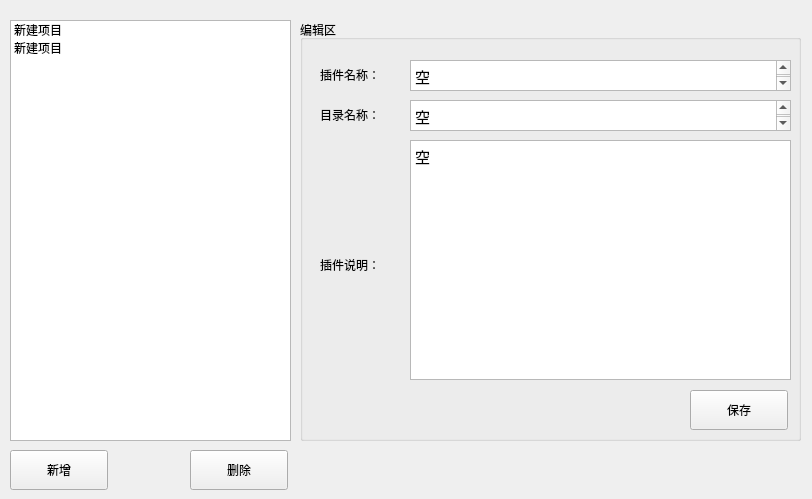
<?xml version="1.0" encoding="UTF-8"?>
<ui version="4.0">
 <class>SpiderManage</class>
 <widget class="QMainWindow" name="SpiderManage">
  <property name="geometry">
   <rect>
    <x>0</x>
    <y>0</y>
    <width>812</width>
    <height>499</height>
   </rect>
  </property>
  <property name="windowTitle">
   <string>插件管理</string>
  </property>
  <widget class="QWidget" name="centralwidget">
   <widget class="QListWidget" name="lvPluginList">
    <property name="geometry">
     <rect>
      <x>10</x>
      <y>20</y>
      <width>281</width>
      <height>421</height>
     </rect>
    </property>
    <item>
     <property name="text">
      <string>新建项目</string>
     </property>
    </item>
    <item>
     <property name="text">
      <string>新建项目</string>
     </property>
    </item>
   </widget>
   <widget class="QPushButton" name="btnNew">
    <property name="geometry">
     <rect>
      <x>10</x>
      <y>450</y>
      <width>98</width>
      <height>40</height>
     </rect>
    </property>
    <property name="text">
     <string>新增</string>
    </property>
   </widget>
   <widget class="QPushButton" name="btnDelete">
    <property name="geometry">
     <rect>
      <x>190</x>
      <y>450</y>
      <width>98</width>
      <height>40</height>
     </rect>
    </property>
    <property name="text">
     <string>删除</string>
    </property>
   </widget>
   <widget class="QGroupBox" name="groupBox">
    <property name="geometry">
     <rect>
      <x>300</x>
      <y>20</y>
      <width>501</width>
      <height>421</height>
     </rect>
    </property>
    <property name="title">
     <string>编辑区</string>
    </property>
    <widget class="QLabel" name="label">
     <property name="geometry">
      <rect>
       <x>20</x>
       <y>40</y>
       <width>81</width>
       <height>30</height>
      </rect>
     </property>
     <property name="text">
      <string>插件名称：</string>
     </property>
    </widget>
    <widget class="QTextEdit" name="txtPluginName">
     <property name="geometry">
      <rect>
       <x>110</x>
       <y>40</y>
       <width>381</width>
       <height>31</height>
      </rect>
     </property>
     <property name="html">
      <string>&lt;!DOCTYPE HTML PUBLIC &quot;-//W3C//DTD HTML 4.0//EN&quot; &quot;http://www.w3.org/TR/REC-html40/strict.dtd&quot;&gt;
&lt;html&gt;&lt;head&gt;&lt;meta name=&quot;qrichtext&quot; content=&quot;1&quot; /&gt;&lt;style type=&quot;text/css&quot;&gt;
p, li { white-space: pre-wrap; }
&lt;/style&gt;&lt;/head&gt;&lt;body style=&quot; font-family:'文泉驿等宽微米黑'; font-size:11pt; font-weight:400; font-style:normal;&quot;&gt;
&lt;p style=&quot; margin-top:0px; margin-bottom:0px; margin-left:0px; margin-right:0px; -qt-block-indent:0; text-indent:0px;&quot;&gt;空&lt;/p&gt;&lt;/body&gt;&lt;/html&gt;</string>
     </property>
    </widget>
    <widget class="QTextEdit" name="txtDirName">
     <property name="geometry">
      <rect>
       <x>110</x>
       <y>80</y>
       <width>381</width>
       <height>31</height>
      </rect>
     </property>
     <property name="html">
      <string>&lt;!DOCTYPE HTML PUBLIC &quot;-//W3C//DTD HTML 4.0//EN&quot; &quot;http://www.w3.org/TR/REC-html40/strict.dtd&quot;&gt;
&lt;html&gt;&lt;head&gt;&lt;meta name=&quot;qrichtext&quot; content=&quot;1&quot; /&gt;&lt;style type=&quot;text/css&quot;&gt;
p, li { white-space: pre-wrap; }
&lt;/style&gt;&lt;/head&gt;&lt;body style=&quot; font-family:'文泉驿等宽微米黑'; font-size:11pt; font-weight:400; font-style:normal;&quot;&gt;
&lt;p style=&quot; margin-top:0px; margin-bottom:0px; margin-left:0px; margin-right:0px; -qt-block-indent:0; text-indent:0px;&quot;&gt;空&lt;/p&gt;&lt;/body&gt;&lt;/html&gt;</string>
     </property>
    </widget>
    <widget class="QLabel" name="label_2">
     <property name="geometry">
      <rect>
       <x>20</x>
       <y>80</y>
       <width>81</width>
       <height>30</height>
      </rect>
     </property>
     <property name="text">
      <string>目录名称：</string>
     </property>
    </widget>
    <widget class="QTextEdit" name="txtReadme">
     <property name="geometry">
      <rect>
       <x>110</x>
       <y>120</y>
       <width>381</width>
       <height>240</height>
      </rect>
     </property>
     <property name="html">
      <string>&lt;!DOCTYPE HTML PUBLIC &quot;-//W3C//DTD HTML 4.0//EN&quot; &quot;http://www.w3.org/TR/REC-html40/strict.dtd&quot;&gt;
&lt;html&gt;&lt;head&gt;&lt;meta name=&quot;qrichtext&quot; content=&quot;1&quot; /&gt;&lt;style type=&quot;text/css&quot;&gt;
p, li { white-space: pre-wrap; }
&lt;/style&gt;&lt;/head&gt;&lt;body style=&quot; font-family:'文泉驿等宽微米黑'; font-size:11pt; font-weight:400; font-style:normal;&quot;&gt;
&lt;p style=&quot; margin-top:0px; margin-bottom:0px; margin-left:0px; margin-right:0px; -qt-block-indent:0; text-indent:0px;&quot;&gt;空&lt;/p&gt;&lt;/body&gt;&lt;/html&gt;</string>
     </property>
    </widget>
    <widget class="QLabel" name="label_3">
     <property name="geometry">
      <rect>
       <x>20</x>
       <y>230</y>
       <width>81</width>
       <height>30</height>
      </rect>
     </property>
     <property name="text">
      <string>插件说明：</string>
     </property>
    </widget>
    <widget class="QPushButton" name="btnSave">
     <property name="geometry">
      <rect>
       <x>390</x>
       <y>370</y>
       <width>98</width>
       <height>40</height>
      </rect>
     </property>
     <property name="text">
      <string>保存</string>
     </property>
    </widget>
   </widget>
  </widget>
 </widget>
 <resources/>
 <connections/>
</ui>
